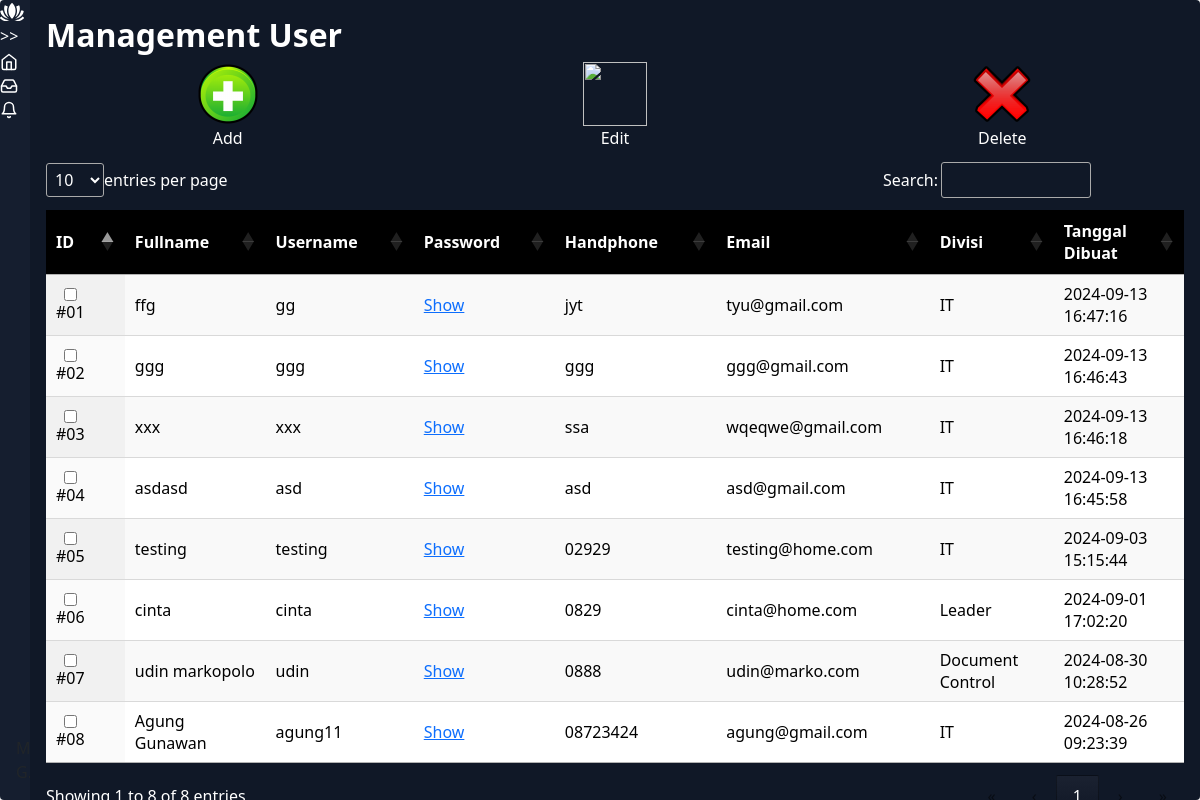
/index.php/display/management_user, run on the app's committed database.
### tables this page shows
CREATE TABLE IF NOT EXISTS `table_users` (
  `id` int(11) NOT NULL AUTO_INCREMENT,
  `fullname` varchar(50) DEFAULT NULL,
  `username` varchar(50) DEFAULT NULL,
  `pass` varchar(50) DEFAULT NULL,
  `no_hp` varchar(50) DEFAULT NULL,
  `email` varchar(50) DEFAULT NULL,
  `divisi` varchar(50) DEFAULT NULL,
  `gedung` varchar(50) DEFAULT NULL,
  `date_created` timestamp NULL DEFAULT current_timestamp(),
  PRIMARY KEY (`id`)
);

### application/controllers/Display.php (called while the page is built, shortened)
<?php
class Display extends CI_Controller {
	public function __construct(){
		$this->load->model('DBUser');
		$this->load->model('DBFormulir');
		$this->load->model('DBDynamic');
		$this->load->model('DBHistoryFormulir');
	}
	public function management_user(){
		$data = $this->DBUser->getAll();
		if(!empty($data)){
		$data = array_reverse($data);
		$dataNa = array(
			'data_user' => $data
		);
		$this->load->view('management_user', $dataNa);
		}else{
				$this->load->view('management_user');
		}
	}
}

### index.php (called while the page is built, shortened)
<?php
require_once BASEPATH.'core/CodeIgniter.php';

### application/models/DBUser.php (called while the page is built, shortened)
<?php
class DBUser extends CI_Model {
    private $table_name = "table_users";
	public function getAll() {
        $query = $this->db->get($this->table_name);
		 if ($query->num_rows() > 0) {
            return $query->result();
        } else {
            return false;
        }
    }
}

### application/libraries/TXTFormatter.php (called while the page is built, shortened)
<?php
class TXTFormatter {
  public function generate2Digit($num){
    if ($num < 100) {
          $f = sprintf('%02d', $num);
      } else {
          $f = $num;
      }
      return $f;
  }
}
?>

### application/views/management_user.php (the view, shortened to what this page needs)
<link rel="stylesheet" type="text/css" href="/assets/css/style-dashboard.css">
<link rel="stylesheet" type="text/css" href="/assets/css/style-management.css">
<link href="/assets/css/bootstrap.min.css" rel="stylesheet">
<link rel="stylesheet" href="/assets/css/dataTables.dataTables.css" />
<div class="app-container">
  <div class="sidebar">
    <div class="sidebar-header">
      <div class="app-icon">
      </div>
    </div>
    <?php include ('nav_bar_left.php'); ?>
    <div class="account-info">
      <div class="account-info-name">Monica G.</div>
      <button class="account-info-more">
      </button>
    </div>
   </div>
  <div class="app-content">
 <h2 class="text-putih" >Management User</h2>
  <div class="menu row">
      <div class="col item">
       <a href="/add-new-user">
         <img src="/assets/images/add1.png">
         <br>Add
       </a>
      </div>
      <div class="col item">
      <a href="/edit-user" id="edit-data">
        <img src="/assets/images/edit.png">
        <br>Edit
      </a>
      </div>
      <div class="col item">
        <a href="/delete-user" id="delete-data">
          <img src="/assets/images/delete.png">
          <br>Delete
        </a>
      </div>
  </div>
  <table id="table-data" class="display">
  <thead>
    <tr>
      <th class="th-check"> ID</th>
      <th>Fullname</th>
      <th>Username</th>
      <th>Password</th>
      <th>Handphone</th>
      <th>Email</th>
      <th>Divisi</th>
      <th>Tanggal Dibuat</th>
    </tr>
  </thead>
   <tbody>
    <?php if(!empty($data_user)): ?>
      <?php $no = 0; ?>
    <?php foreach($data_user as $data): ?>
      <?php $no++;
      $fno = $this->txtformatter->generate2Digit($no); ?>
     <tr>
       <td> <input id="<?=$data->id;?>" type="checkbox"> #<?= $fno; ?> </td>
       <td> <?= $data->fullname; ?> </td>
       <td> <?= $data->username; ?> </td>
       <td> <a href="#" class="show-pass-link" data-real="<?= $data->pass; ?>">Show</a>
        </td>
       <td> <?= $data->no_hp; ?> </td>
       <td> <?= $data->email; ?> </td>
       <td> <?= $data->divisi; ?> </td>
       <td> <?= $data->date_created; ?> </td>
     </tr>
    <?php endforeach;?>
    <?php endif;?>
   </tbody>
</table>
</div>

### assets/css/style-dashboard.css (style rules this page uses)
.text-putih { color : white; font-weight: bold; }
#table-data { background-color: white; }
.sidebar { max-width: 230px; }
.app-content input { width: 50%; }
.menu .item { display: inline-block; width: 20%; }
.menu a { color: white; }
.menu .col { display: inline-block; margin-left: 10px; width: 250px; margin-right: 10px; }
table { border-color: white; color: white; }
.th-check { width: 65px; }
th, td { border: 1px solid #ddd; padding: 8px; text-align: left; }
th { background-color: black; }
tr:nth-child(even) { background-color: #f2f2f2; }
tr:nth-child(odd) { background-color: #fff; }
td { color: black; }
.col { color: white; text-align: center; }
.col img { width: 64px; height: 64px; }
.menu { text-align: center; }
.col a { text-decoration: none; }
* { box-sizing: border-box; }
.app-container { border-radius: 4px; width: 100%; height: 100%; max-height: 100%; max-width: 1280px; display: flex; overflow: hidden; box-shadow: rgba(99, 99, 99, 0.2) 0px 2px 8px 0px; max-width: 2000px; margin: 0 auto; }
.closed-sidebar { max-width: 30px !important; }

### assets/css/dataTables.dataTables.css (style rules this page uses)
table.dataTable thead > tr > th.dt-orderable-asc, table.dataTable thead > tr > th.dt-orderable-desc, table.dataTable thead > tr > th.dt-ordering-asc, table.dataTable thead > tr > th.dt-ordering-desc, table.dataTable thead > tr > td.dt-orderable-asc, table.dataTable thead > tr > td.dt-orderable-desc, table.dataTable thead > tr > td.dt-ordering-asc, table.dataTable thead > tr > td.dt-ordering-desc { position: relative; padding-right: 30px; }
table.dataTable thead > tr > th.dt-orderable-asc, table.dataTable thead > tr > th.dt-orderable-desc, table.dataTable thead > tr > td.dt-orderable-asc, table.dataTable thead > tr > td.dt-orderable-desc { cursor: pointer; }
table.dataTable th, table.dataTable td { box-sizing: border-box; }
table.dataTable thead th, table.dataTable thead td, table.dataTable tfoot th, table.dataTable tfoot td { text-align: left; }
table.dataTable { width: 100%; margin: 0 auto; border-spacing: 0; }
table.dataTable thead th, table.dataTable tfoot th { font-weight: bold; }
table.dataTable > thead > tr > th, table.dataTable > thead > tr > td { padding: 10px; border-bottom: 1px solid rgba(0, 0, 0, 0.3); }
table.dataTable > tbody > tr { background-color: transparent; }
table.dataTable > tbody > tr:first-child > * { border-top: none; }
table.dataTable > tbody > tr:last-child > * { border-bottom: none; }
table.dataTable > tbody > tr > th, table.dataTable > tbody > tr > td { padding: 8px 10px; }
table.dataTable.row-border > tbody > tr > *, table.dataTable.display > tbody > tr > * { border-top: 1px solid rgba(0, 0, 0, 0.15); }
table.dataTable.row-border > tbody > tr:first-child > *, table.dataTable.display > tbody > tr:first-child > * { border-top: none; }
table.dataTable.stripe > tbody > tr:nth-child(odd) > *, table.dataTable.display > tbody > tr:nth-child(odd) > * { box-shadow: inset 0 0 0 9999px rgba(0, 0, 0, 0.023); box-shadow: inset 0 0 0 9999px rgba(var(--dt-row-stripe), 0.023); }
table.dataTable.order-column > tbody tr > .sorting_1, table.dataTable.order-column > tbody tr > .sorting_2, table.dataTable.order-column > tbody tr > .sorting_3, table.dataTable.display > tbody tr > .sorting_1, table.dataTable.display > tbody tr > .sorting_2, table.dataTable.display > tbody tr > .sorting_3 { box-shadow: inset 0 0 0 9999px rgba(0, 0, 0, 0.019); box-shadow: inset 0 0 0 9999px rgba(var(--dt-column-ordering), 0.019); }
table.dataTable.display > tbody > tr:nth-child(odd) > .sorting_1, table.dataTable.order-column.stripe > tbody > tr:nth-child(odd) > .sorting_1 { box-shadow: inset 0 0 0 9999px rgba(0, 0, 0, 0.054); box-shadow: inset 0 0 0 9999px rgba(var(--dt-column-ordering), 0.054); }
div.dt-container div.dt-layout-full > *:only-child { margin-left: auto; margin-right: auto; }
div.dt-container.dt-empty-footer tbody > tr:last-child > * { border-bottom: 1px solid rgba(0, 0, 0, 0.3); }

### data on the page
table_users: fno "01", fullname "ffg", username "gg", no_hp "jyt", email "tyu@gmail.com", divisi "IT", date_created "2024-09-13 16:47:16"
table_users: fno "02", fullname "ggg", username "ggg", no_hp "ggg", email "ggg@gmail.com", divisi "IT", date_created "2024-09-13 16:46:43"
table_users: fno "03", fullname "xxx", username "xxx", no_hp "ssa", email "wqeqwe@gmail.com", divisi "IT", date_created "2024-09-13 16:46:18"
table_users: fno "04", fullname "asdasd", username "asd", no_hp "asd", email "asd@gmail.com", divisi "IT", date_created "2024-09-13 16:45:58"
table_users: fno "05", fullname "testing", username "testing", no_hp "02929", email "testing@home.com", divisi "IT", date_created "2024-09-03 15:15:44"
table_users: fno "06", fullname "cinta", username "cinta", no_hp "0829", email "cinta@home.com", divisi "Leader", date_created "2024-09-01 17:02:20"
table_users: fno "07", fullname "udin markopolo", username "udin", no_hp "0888", email "udin@marko.com", divisi "Document Control", date_created "2024-08-30 10:28:52"
table_users: fno "08", fullname "Agung Gunawan", username "agung11", no_hp "08723424", email "agung@gmail.com", divisi "IT", date_created "2024-08-26 09:23:39"
